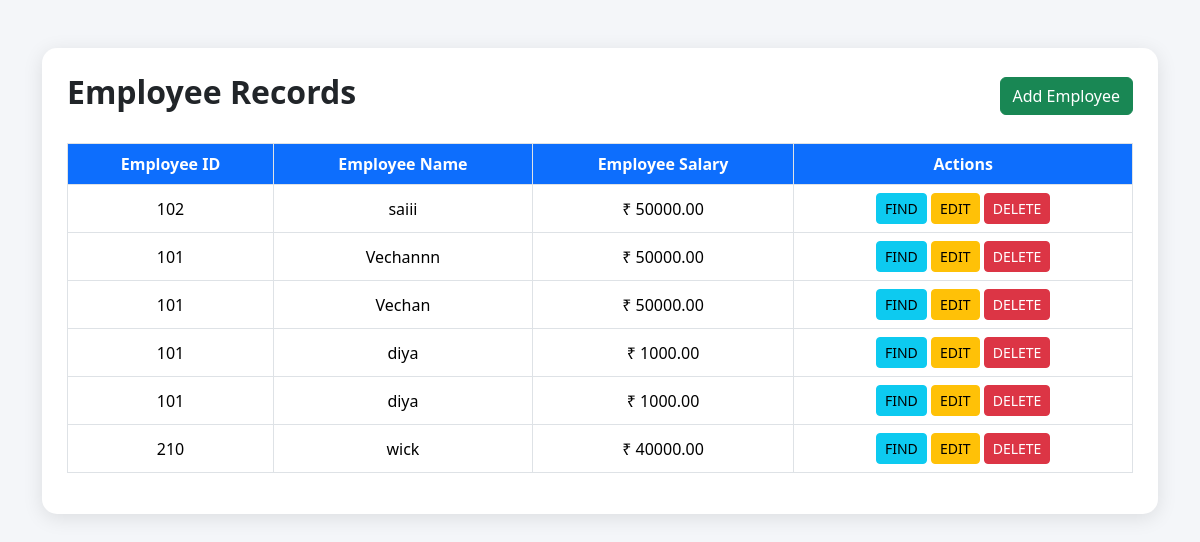
The page /showemployees/ on the database its author committed.
### myapp/models.py (models this page shows)
class Employee(models.Model):
    Employeeid = models.IntegerField()
    Employeename = models.CharField(max_length=30)
    Employeesalary = models.DecimalField(max_digits=7,decimal_places=2)

### myapp/views.py (the view)
# urls.py: path('showemployees/',views.showemployees,name='emps'),
def showemployees(request):
    emplist = Employee.objects.all()
    return render(request,'myapp/employees.html',{"employees":emplist})

### templates/myapp/employees.html (shortened to what this page needs)
<!DOCTYPE html>
<html lang="en">
<head>
    <link href="https://cdn.jsdelivr.net/npm/bootstrap@5.3.8/dist/css/bootstrap.min.css" rel="stylesheet">
</head>
<body>
<div class="container mt-5">
    <div class="table-card">
        <div class="d-flex justify-content-between align-items-center mb-4">
            <h2 class="title">
                Employee Records
            </h2>
            <a href="{% url 'employees' %}"
               class="btn btn-success">
                Add Employee
            </a>
        </div>
        {% if employees %}
        <table class="table table-hover table-bordered text-center align-middle">
            <thead>
                <tr>
                    <th>Employee ID</th>
                    <th>Employee Name</th>
                    <th>Employee Salary</th>
                    <th>Actions</th>
                </tr>
            </thead>
            <tbody>
                {% for emp in employees %}
                <tr>
                    <td>{{ emp.Employeeid }}</td>
                    <td>{{ emp.Employeename }}</td>
                    <td>₹ {{ emp.Employeesalary }}</td>
                    <td>
                        <a href="{% url 'findemployee' emp.id %}"
                        class="btn btn-sm btn-info">
                            FIND
                        </a>
                        <a href="{% url 'editemployee' emp.id %}"
                        class="btn btn-sm btn-warning">
                            EDIT
                        </a>
                        <a href="{% url 'deleteemployee' emp.id %}"
                        class="btn btn-sm btn-danger">
                            DELETE
                        </a>
                    </td>
                </tr>
                {% endfor %}
            </tbody>
        </table>
        {% else %}
        <div class="alert alert-danger text-center">
            No Employee Records Found
        </div>
        {% endif %}
    </div>
</div>
</body>
</html>

### templates/myapp/employees.html (style rules this page uses)
body { background-color:#f4f6f9; }
.table-card { background:white; border-radius:15px; padding:25px; box-shadow:0px 4px 20px rgba(0,0,0,0.1); }
.table th { background:#0d6efd; color:white; }
.title { font-weight:bold; }

### rows shown on the page
Employee: Employeeid "102", Employeename "saiii", Employeesalary "50000.00"
Employee: Employeeid "101", Employeename "Vechannn", Employeesalary "50000.00"
Employee: Employeeid "101", Employeename "Vechan", Employeesalary "50000.00"
Employee: Employeeid "101", Employeename "diya", Employeesalary "1000.00"
Employee: Employeeid "101", Employeename "diya", Employeesalary "1000.00"
Employee: Employeeid "210", Employeename "wick", Employeesalary "40000.00"
